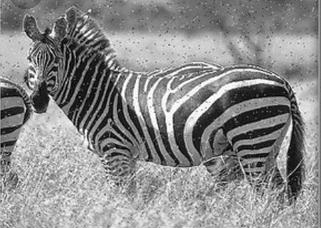
#> input picture Python_Practice/cebra.jpg, 321 x 228 px
$ python cebra.py
#> lines starting #> are read from the running program, lines starting #| are printed output that depends on the picture; after the words box and inside, x2 and y2 are one past the last pixel; in counts of white or black regions, pixels touching at a corner belong together
import numpy as np
import cv2
from PIL import Image

src = cv2.imread('cebra.jpg')
#> src is the input picture: shape (228, 321, 3); min 0, max 255, mean 138.4
edges = cv2.Canny(src,100,200,apertureSize = 3)
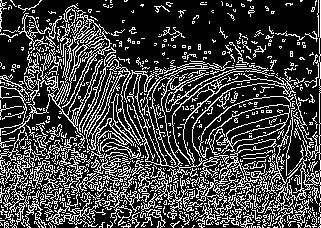
#> edges: shape (228, 321); 26.1% white in thin lines or dots
minLineLength = 50
maxLineGap = 5
lines = cv2.HoughLinesP(edges,1,np.pi/100,95,minLineLength,maxLineGap)
#> lines = 88 rows, first 6: [201, 154, 206, 159], [109, 124, 124, 139], [178, 149, 188, 159], [207, 196, 212, 196], [77, 210, 82, 210], [181, 98, 188, 92]
for x in range(0, len(lines)):
    for x1,y1,x2,y2 in lines[x]:
        cv2.line(src,(x1,y1),(x2,y2),(0,255,0),2)
#> this loop made 88 passes
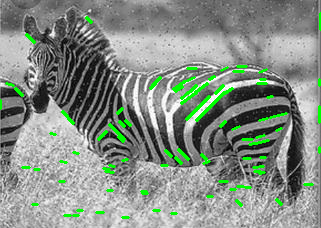
#> src: shape (228, 321, 3); 3.85% of pixels changed, all inside (x1, y1, x2, y2) = (0, 12, 321, 219)

print("Cantidad lineas de cebra: "+str(len(lines)))
#| Cantidad lineas de cebra: 88

src = cv2.fastNlMeansDenoisingColored(src,None,10,10,7,21)
gray = cv2.cvtColor(src,cv2.COLOR_BGR2GRAY)
gray = cv2.GaussianBlur(gray,(7,7),3)

t, dst = cv2.threshold(gray,0,255,cv2.THRESH_BINARY | cv2.THRESH_TRIANGLE)
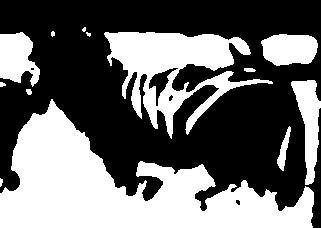
#> dst: shape (228, 321); 42% white; 13 white regions (3 under 20 px)
#> t = 156
contours, _ = cv2.findContours(dst, cv2.RETR_TREE, cv2.CHAIN_APPROX_SIMPLE)
#> contours = 17 contours, 6 with area under 20; largest, box (x1, y1, x2, y2) and area: (0, 99, 314, 228) 18003, (104, 32, 273, 139) 7110, (291, 80, 321, 185) 1460, (0, 32, 40, 87) 1420, (261, 34, 318, 66) 1402

cv2.drawContours(src, contours, -1, (255,255,0),2, cv2.LINE_AA)
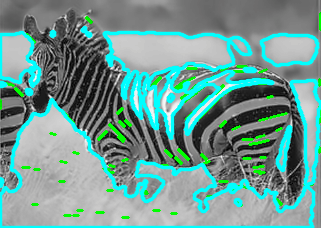
#> src: shape (228, 321, 3); mean B, G, R 147.2, 154, 110.7

for c in contours:
    area = cv2.contourArea(c)
    if area > 1000 and area < 10000:
        cv2.drawContours(src,[c],0,(255,255,0),2,cv2.LINE_AA)
#> this loop made 17 passes
#> area on passes 2, 3, 4, 5, 7, 8, 9, 10, 11, 12, 14: 208.5, 18003, 22.5, 20, 1460.5, 28, 1401.5, 7110.5, 22.5, 392.5, 1419.5
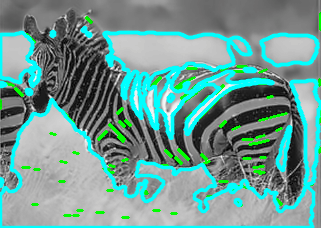
#> src: shape (228, 321, 3); 4.37% of pixels changed, all inside (x1, y1, x2, y2) = (0, 30, 321, 186)

cv2.imshow('contornos',src)
cv2.imshow('umbral',dst)
cv2.waitKey(0)

im = Image.open('cebra.jpg')
data = np.array(im)
r1,g1,b1 = 0,0,0
r2,g2,b2 = 223,66,244

red,green,blue = data[:,:,0],data[:,:,1],data[:,:,2]
mask = (red <=r1+50)&(green<=g1+50)&(blue<=b1+50)
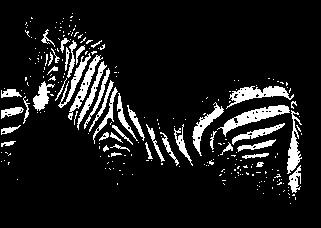
#> mask: shape (228, 321) bool; 10.3% white; 250 white regions (204 under 20 px), largest, box (x1, y1, x2, y2) and area: (217, 105, 290, 137) 679, (226, 86, 294, 109) 581, (192, 102, 224, 156) 425
data[:,:,:3][mask] = [r2,g2,b2]
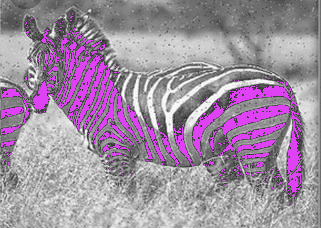
#> data: shape (228, 321, 3); 10.29% of pixels changed, all inside (x1, y1, x2, y2) = (1, 13, 302, 204)
im = Image.fromarray(data)
im.save('cebraMorada.jpg')

$ run again, with Python_Practice/ruedaIMG.png saved as Python_Practice/cebra.jpg
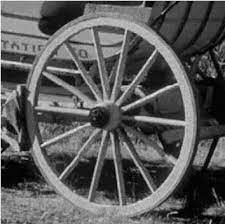
#> input picture Python_Practice/ruedaIMG.png, 225 x 224 px
#> src is the input picture: shape (224, 225, 3); min 0, max 255, mean 89.9
#> `edges = cv2.Canny(src,100,200,apertureSize = 3)`:
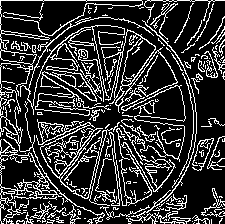
#> edges: shape (224, 225); 21.1% white in thin lines or dots
#> lines = 24 rows, first 6: [44, 0, 85, 0], [0, 48, 0, 43], [215, 0, 224, 0], [0, 83, 0, 67], [115, 102, 122, 95], [0, 0, 42, 0]
#> the loop `for x in range(0, len(lines)):` made 24 passes
#| Cantidad lineas de cebra: 24
#> dst: shape (224, 225); 94.7% white; 8 black regions (2 under 20 px)
#> t = 16
#> contours = 6 contours, 2 with area under 20; largest, box (x1, y1, x2, y2) and area: (0, 0, 225, 224) 47704, (3, 161, 35, 187) 551, (19, 114, 25, 124) 36, (125, 173, 133, 180) 30
#> the loop `for c in contours:` made 6 passes
#> area on passes 1, 2, 3, 5: 47704.5, 29.5, 551, 35.5
#> mask: shape (224, 225) bool; 31% white; 179 white regions (147 under 20 px), largest, box (x1, y1, x2, y2) and area: (149, 1, 225, 224) 6120, (39, 1, 143, 35) 1040, (1, 156, 45, 190) 990
#> `data[:,:,:3][mask] = [r2,g2,b2]`:
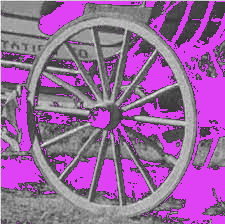
#> data: shape (224, 225, 3); mean R, G, B 151.3, 102.6, 157.8
